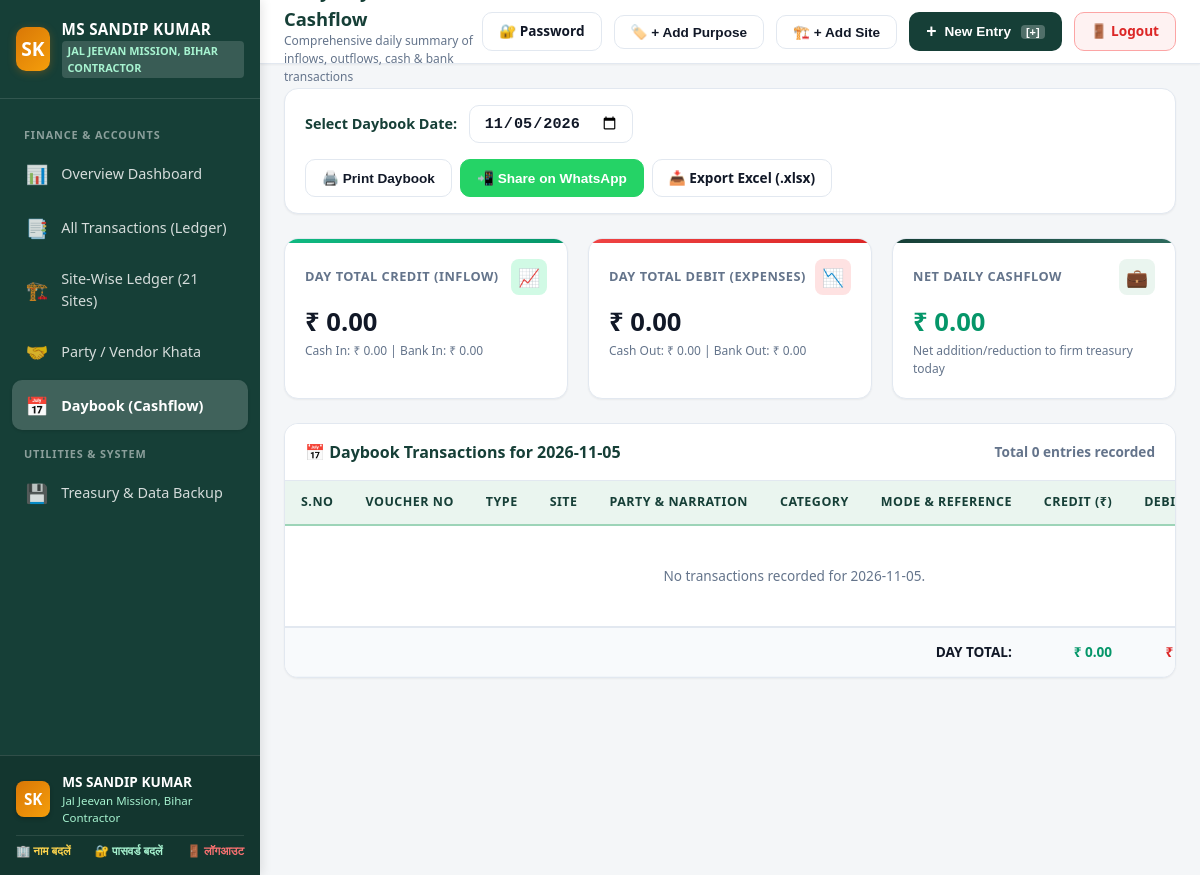
Page /daybook (signed in) on the committed database.
### tables this page shows
CREATE TABLE firm_settings (
            key TEXT PRIMARY KEY,
            value TEXT NOT NULL
        );

### app.py (the view)
@app.route('/daybook')
@login_required
def daybook_view():
    selected_date = request.args.get('date', date.today().strftime('%Y-%m-%d'))
    daybook_data = models.get_daybook(selected_date)
    return render_template(
        'daybook.html',
        active_page='daybook',
        selected_date=selected_date,
        daybook=daybook_data
    )

### app.py (called while the page is built)
@app.context_processor
def inject_global_data():
    firm_settings = models.get_firm_settings()
    return {
        'firm_settings': firm_settings,
        'firm_name': firm_settings.get('firm_name', 'MS SANDIP KUMAR'),
        'firm_subtitle': firm_settings.get('firm_subtitle', 'Jal Jeevan Mission, Bihar Contractor'),
        'logo_initials': firm_settings.get('logo_initials', 'SK'),
        'all_sites': models.get_all_sites(),
        'all_categories': models.get_all_categories(),
        'all_parties': models.get_unique_parties(),
        'today_date': date.today().strftime('%Y-%m-%d'),
        'current_user': {
            'id': session.get('user_id'),
            'username': session.get('username', 'sandip'),
            'full_name': session.get('full_name', firm_settings.get('firm_name', 'MS Sandip Kumar')),
            'role': session.get('role', 'OWNER')
        }
    }

@app.before_request
def check_authentication():
    if request.endpoint in ['login', 'static'] or request.path.startswith('/static/'):
        return
    if 'user_id' not in session:
        if request.path.startswith('/api/'):
            return jsonify({'success': False, 'message': 'कृपया पहले लॉगिन करें / Please login first'}), 401
        return redirect(url_for('login', next=request.path))

### models.py (called while the page is built)
def get_db():
    conn = sqlite3.connect(DB_PATH, timeout=20.0)
    conn.row_factory = sqlite3.Row
    conn.execute("PRAGMA foreign_keys = ON")
    conn.execute("PRAGMA journal_mode = WAL")
    return conn

def get_all_sites():
    conn = get_db()
    cursor = conn.cursor()
    cursor.execute('SELECT * FROM sites WHERE is_active = 1 ORDER BY id ASC')
    sites = [dict(r) for r in cursor.fetchall()]
    conn.close()
    return sites

def get_all_categories():
    conn = get_db()
    cursor = conn.cursor()
    cursor.execute('SELECT * FROM categories ORDER BY type ASC, name ASC')
    cats = [dict(r) for r in cursor.fetchall()]
    conn.close()
    return cats

def get_firm_settings():
    conn = get_db()
    rows = conn.execute("SELECT key, value FROM firm_settings").fetchall()
    conn.close()
    settings = {r['key']: r['value'] for r in rows}
    if 'firm_name' not in settings:
        settings['firm_name'] = 'MS SANDIP KUMAR'
    if 'firm_subtitle' not in settings:
        settings['firm_subtitle'] = 'Jal Jeevan Mission, Bihar Contractor'
    if 'logo_initials' not in settings:
        settings['logo_initials'] = 'SK'
    return settings

### templates/daybook.html (shortened to what this page needs)
{% extends "base.html" %}
{% block page_subtitle %}Comprehensive daily summary of inflows, outflows, cash & bank transactions{% endblock %}
{% block content %}
<div class="filter-card">
    <div class="filter-group">
        <span class="form-label-inline" style="font-size:0.9rem; font-weight:700; color:var(--primary);">Select Daybook Date:</span>
        <input type="date" id="daybookDateInput" class="form-control" value="{{ selected_date }}" style="font-size:0.95rem; font-weight:600;" onchange="changeDaybookDate(this.value)">
    </div>
    <div style="display:flex; gap:0.5rem; flex-wrap:wrap;">
        <button type="button" class="btn btn-outline" onclick="triggerPrint()">
            <span>🖨️ Print Daybook</span>
        </button>
        <button type="button" class="btn btn-outline" style="background:#25D366; color:white; border-color:#25D366;" onclick="shareDaybookWhatsApp()">
            <span>📲 Share on WhatsApp</span>
        </button>
        <a href="{{ url_for('export_daybook_view', date=selected_date) }}" class="btn btn-outline" title="Download Excel Daybook">
            <span>📥 Export Excel (.xlsx)</span>
        </a>
    </div>
</div>
<div class="kpi-grid">
    <div class="kpi-card card-credit">
        <div class="kpi-header">
            <span class="kpi-title">Day Total Credit (Inflow)</span>
            <div class="kpi-icon">📈</div>
        </div>
        <div class="kpi-value">₹ {{ "{:,.2f}".format(daybook.total_credit) }}</div>
        <div class="kpi-subtext">Cash In: ₹ {{ "{:,.2f}".format(daybook.day_cash_in) }} | Bank In: ₹ {{ "{:,.2f}".format(daybook.day_bank_in) }}</div>
    </div>
    <div class="kpi-card card-debit">
        <div class="kpi-header">
            <span class="kpi-title">Day Total Debit (Expenses)</span>
            <div class="kpi-icon">📉</div>
        </div>
        <div class="kpi-value">₹ {{ "{:,.2f}".format(daybook.total_debit) }}</div>
        <div class="kpi-subtext">Cash Out: ₹ {{ "{:,.2f}".format(daybook.day_cash_out) }} | Bank Out: ₹ {{ "{:,.2f}".format(daybook.day_bank_out) }}</div>
    </div>
    <div class="kpi-card card-net">
        <div class="kpi-header">
            <span class="kpi-title">Net Daily Cashflow</span>
            <div class="kpi-icon">💼</div>
        </div>
        <div class="kpi-value" style="color: {% if daybook.net_day_change >= 0 %}var(--success){% else %}var(--danger){% endif %};">
            ₹ {{ "{:,.2f}".format(daybook.net_day_change) }}
        </div>
        <div class="kpi-subtext">Net addition/reduction to firm treasury today</div>
    </div>
</div>
<div class="table-card">
    <div class="table-card-header">
        <div class="table-card-title">
            <span>📅 Daybook Transactions for {{ selected_date }}</span>
        </div>
        <span style="font-size:0.85rem; font-weight:600; color:var(--text-muted);">
            Total {{ daybook.transactions|length }} entries recorded
        </span>
    </div>
    <div class="table-responsive">
        <table class="data-table">
            <thead>
                <tr>
                    <th>S.No</th>
                    <th>Voucher No</th>
                    <th>Type</th>
                    <th>Site</th>
                    <th>Party & Narration</th>
                    <th>Category</th>
                    <th>Mode & Reference</th>
                    <th style="text-align:right;">Credit (₹)</th>
                    <th style="text-align:right;">Debit (₹)</th>
                </tr>
            </thead>
            <tbody>
                {% for tx in daybook.transactions %}
                <tr>
                    <td style="color:var(--text-muted); text-align:center;">{{ loop.index }}</td>
                    <td>
                        <a href="{{ url_for('voucher_view', tx_id=tx.id) }}" style="font-weight:700; color:var(--primary);" title="Print Voucher">
                            {{ tx.voucher_no }} 🖨️
                        </a>
                    </td>
                    <td>
                        <span class="badge {% if tx.tx_type == 'CREDIT' %}badge-credit{% else %}badge-debit{% endif %}">
                            {{ tx.tx_type }}
                        </span>
                    </td>
                    <td>
                        <span class="badge badge-site">{{ tx.site_code }} — {{ tx.site_name }}</span>
                    </td>
                    <td>
                        <strong>{{ tx.party_name }}</strong>
                        {% if tx.narration %}
                        <div style="font-size:0.75rem; color:var(--text-muted);">{{ tx.narration }}</div>
                        {% endif %}
                    </td>
                    <td>{{ tx.category }}</td>
                    <td>
                        <span class="badge badge-mode">{{ tx.payment_mode }}</span>
                        {% if tx.reference_no %}
                        <div style="font-size:0.72rem; color:var(--text-muted); margin-top:2px;">{{ tx.reference_no }}</div>
                        {% endif %}
                    </td>
                    <td style="text-align:right;">
                        {% if tx.tx_type == 'CREDIT' %}
                        <span class="amount-credit">+ ₹ {{ "{:,.2f}".format(tx.amount) }}</span>
                        {% else %}
                        —
                        {% endif %}
                    </td>
                    <td style="text-align:right;">
                        {% if tx.tx_type == 'DEBIT' %}
                        <span class="amount-debit">- ₹ {{ "{:,.2f}".format(tx.amount) }}</span>
                        {% else %}
                        —
                        {% endif %}
                    </td>
                    <td style="text-align:center; white-space:nowrap;">
                        <a href="{{ url_for('voucher_view', tx_id=tx.id) }}" class="btn btn-outline btn-sm" title="Print Formal Voucher">🖨️</a>
                        <button type="button" class="btn btn-outline btn-sm" onclick="duplicateTransaction({{ tx.id }})" title="Duplicate / Copy Entry">📋</button>
                        <button type="button" class="btn btn-outline btn-sm" onclick="openEditTransaction({{ tx.id }})" title="Edit">✏️</button>
                        <button type="button" class="btn btn-danger btn-sm" onclick="deleteTransaction({{ tx.id }}, '{{ tx.voucher_no }}')" title="Delete Entry">🗑️</button>
                    </td>
                </tr>
                {% else %}
                <tr>
                    <td colspan="10" style="text-align:center; padding: 2.5rem; color:var(--text-muted);">
                        No transactions recorded for {{ selected_date }}.
                    </td>
                </tr>
                {% endfor %}
            </tbody>
            <tfoot>
                <tr>
                    <td colspan="7" style="text-align:right; font-weight:bold;">DAY TOTAL:</td>
                    <td style="text-align:right; font-weight:bold; color:var(--success);">
                        ₹ {{ "{:,.2f}".format(daybook.total_credit) }}
                    </td>
                    <td style="text-align:right; font-weight:bold; color:var(--danger);">
                        ₹ {{ "{:,.2f}".format(daybook.total_debit) }}
                    </td>
                </tr>
            </tfoot>
        </table>
    </div>
</div>
{% endblock %}

### templates/base.html (shortened to what this page needs)
<!DOCTYPE html>
<html lang="en">
<head>
    <link rel="stylesheet" href="{{ url_for('static', filename='css/style.css') }}?v=20261105_mobile3">
</head>
<body>
    <div class="app-wrapper">
        <aside class="app-sidebar">
            <div class="sidebar-brand">
                <div class="brand-icon">{{ logo_initials }}</div>
                <div class="brand-info">
                    <h1>{{ firm_name }}</h1>
                    <span class="brand-badge">{{ firm_subtitle }}</span>
                </div>
            </div>
            <nav class="sidebar-nav">
                <div class="nav-section-title">Finance & Accounts</div>
                <a href="{{ url_for('dashboard') }}" class="nav-item {% if active_page == 'dashboard' %}active{% endif %}">
                    <span class="nav-icon">📊</span>
                    <span>Overview Dashboard</span>
                </a>
                <a href="{{ url_for('transactions_view') }}" class="nav-item {% if active_page == 'transactions' %}active{% endif %}">
                    <span class="nav-icon">📑</span>
                    <span>All Transactions (Ledger)</span>
                </a>
                <a href="{{ url_for('site_ledger_view') }}" class="nav-item {% if active_page == 'site_ledger' %}active{% endif %}">
                    <span class="nav-icon">🏗️</span>
                    <span>Site-Wise Ledger (21 Sites)</span>
                </a>
                <a href="{{ url_for('party_khata_view') }}" class="nav-item {% if active_page == 'party_khata' %}active{% endif %}">
                    <span class="nav-icon">🤝</span>
                    <span>Party / Vendor Khata</span>
                </a>
                <a href="{{ url_for('daybook_view') }}" class="nav-item {% if active_page == 'daybook' %}active{% endif %}">
                    <span class="nav-icon">📅</span>
                    <span>Daybook (Cashflow)</span>
                </a>
                <div class="nav-section-title">Utilities & System</div>
                <a href="{{ url_for('treasury_backup_view') }}" class="nav-item {% if active_page == 'backup' %}active{% endif %}">
                    <span class="nav-icon">💾</span>
                    <span>Treasury & Data Backup</span>
                </a>
            </nav>
            <div class="sidebar-footer">
                <div style="display:flex; align-items:center; gap:0.75rem;">
                    <div style="width:36px; height:36px; border-radius:8px; background:linear-gradient(135deg, #D97706, #F59E0B); display:flex; align-items:center; justify-content:center; font-weight:800; font-size:0.95rem; color:#FFF; box-shadow:0 2px 4px rgba(0,0,0,0.2);">
                        {{ logo_initials }}
                    </div>
                    <div>
                        <div style="font-size:0.85rem; font-weight:700; color:#FFFFFF;">{{ firm_name }}</div>
                        <div style="font-size:0.72rem; color:#A7F3D0;">{{ firm_subtitle }}</div>
                    </div>
                </div>
                <div style="margin-top: 8px; padding-top: 6px; border-top: 1px solid rgba(255,255,255,0.1); font-size: 0.72rem; display: flex; justify-content: space-between; flex-wrap: wrap; gap: 4px;">
                    <a href="javascript:void(0)" onclick="openEditFirmModal()" style="color: #FCD34D; text-decoration: none; font-weight: 600;" title="फ़र्म का नाम बदलें">🏢 नाम बदलें</a>
                    <a href="{{ url_for('change_password_view') }}" style="color: #A7F3D0; text-decoration: none; font-weight: 600;">🔐 पासवर्ड बदलें</a>
                    <a href="{{ url_for('logout') }}" style="color: #F87171; text-decoration: none; font-weight: 600;">🚪 लॉगआउट</a>
                </div>
            </div>
        </aside>
        <div class="app-main">
            <header class="app-header">
                <div class="header-left">
                    <div class="page-headline">
                        <h2>{% block page_title %}Finance Management{% endblock %}</h2>
                        <p>{% block page_subtitle %}Jal Jeevan Mission, Bihar Infrastructure Works{% endblock %}</p>
                    </div>
                </div>
                <div class="header-right">
                    <a href="{{ url_for('change_password_view') }}" class="btn btn-outline" id="btnChangePassword" title="पोर्टल पासवर्ड बदलें / Change Password">
                        <span>🔐 Password</span>
                    </a>
                    <button type="button" class="btn btn-outline" id="btnOpenAddCategory" onclick="openCategoryModal()" title="Shortcut: Alt+P">
                        <span>🏷️ + Add Purpose</span>
                    </button>
                    <button type="button" class="btn btn-outline" id="btnOpenAddSite" title="Shortcut: Alt+S">
                        <span>🏗️ + Add Site</span>
                    </button>
                    <button type="button" class="btn btn-primary" id="btnNewTransaction" title="Shortcut: Press + or Alt+N">
                        <span style="font-size: 1.1rem; font-weight: bold;">+</span>
                        <span>New Entry</span>
                        <span style="font-size: 0.68rem; background: rgba(255,255,255,0.25); padding: 1px 5px; border-radius: 4px; margin-left: 2px;">[+]</span>
                    </button>
                    <a href="{{ url_for('logout') }}" class="btn btn-outline" style="border-color:#FCA5A5; color:#DC2626; background:#FEF2F2;" title="लॉगआउट / Logout">
                        <span>🚪 Logout</span>
                    </a>
                </div>
            </header>
            <div class="page-content">
                {% block content %}{% endblock %}
            </div>
        </div>
    </div>
</body>
</html>

### rows in the picture
firm_settings: value "SK"
firm_settings: value "MS SANDIP KUMAR"
firm_settings: value "JAL JEEVAN MISSION, BIHAR CONTRACTOR", value "Jal Jeevan Mission, Bihar Contractor"

### other values in the picture
{{ "{:,.2f}".format(daybook.total_credit) }} "0.00"
{{ "{:,.2f}".format(daybook.day_cash_in) }} "0.00"
{{ "{:,.2f}".format(daybook.day_bank_in) }} "0.00"
{{ "{:,.2f}".format(daybook.total_debit) }} "0.00"
{{ "{:,.2f}".format(daybook.day_cash_out) }} "0.00"
{{ "{:,.2f}".format(daybook.day_bank_out) }} "0.00"
{{ "{:,.2f}".format(daybook.net_day_change) }} "0.00"
{{ selected_date }} "2026-11-05"
{{ daybook.transactions|length }} "0"
